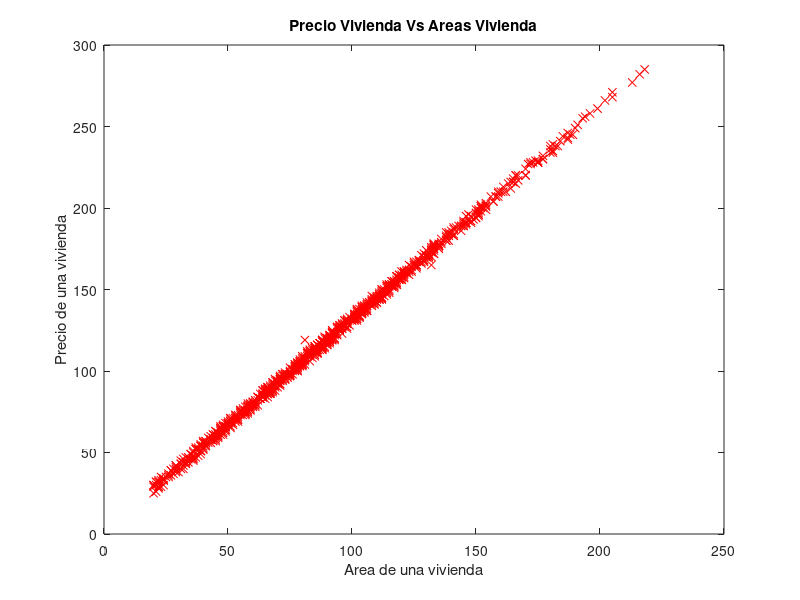

This chart was generated by the following MATLAB code:
function [XI, y] = graficarDatos()

figure
A=load("lab3Datos.txt");
XI=A(:,2);
y=A(:,3);
plot(XI, y, 'rx', 'MarkerSize', 6);
title('Precio Vivienda Vs Areas Vivienda');
xlabel('Area de una vivienda');
ylabel('Precio de una vivienda');

end